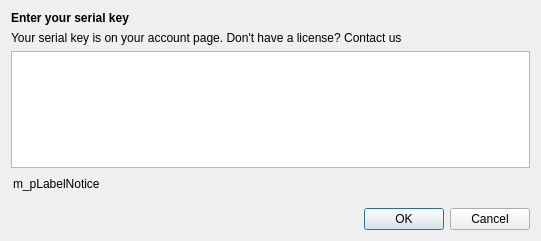
<?xml version="1.0" encoding="UTF-8"?>
<ui version="4.0">
 <class>ActivationDialog</class>
 <widget class="QDialog" name="ActivationDialog">
  <property name="geometry">
   <rect>
    <x>0</x>
    <y>0</y>
    <width>541</width>
    <height>241</height>
   </rect>
  </property>
  <property name="windowTitle">
   <string>Serial key</string>
  </property>
  <layout class="QVBoxLayout" name="verticalLayout">
   <item>
    <widget class="QLabel" name="label">
     <property name="font">
      <font>
       <bold>true</bold>
      </font>
     </property>
     <property name="text">
      <string>Enter your serial key</string>
     </property>
    </widget>
   </item>
   <item>
    <widget class="QLabel" name="label_5">
     <property name="text">
      <string>&lt;p&gt;Your serial key is on your &lt;a href=&quot;https://synergyapp.io/account?source=gui&quot; style=&quot;color:#4285f4;&quot;&gt;account&lt;/span&gt;&lt;/a&gt; page. Don't have a license? &lt;a href=&quot;https://synergyapp.io/contact?source=gui&quot; style=&quot;color:#4285f4;&quot;&gt;Contact us&lt;/span&gt;&lt;/a&gt;&lt;/p&gt;</string>
     </property>
     <property name="openExternalLinks">
      <bool>true</bool>
     </property>
    </widget>
   </item>
   <item>
    <widget class="QTextEdit" name="m_pTextEditSerialKey">
     <property name="enabled">
      <bool>true</bool>
     </property>
     <property name="tabChangesFocus">
      <bool>true</bool>
     </property>
     <property name="html">
      <string>&lt;!DOCTYPE HTML PUBLIC &quot;-//W3C//DTD HTML 4.0//EN&quot; &quot;http://www.w3.org/TR/REC-html40/strict.dtd&quot;&gt;
&lt;html&gt;&lt;head&gt;&lt;meta name=&quot;qrichtext&quot; content=&quot;1&quot; /&gt;&lt;meta charset=&quot;utf-8&quot; /&gt;&lt;style type=&quot;text/css&quot;&gt;
p, li { white-space: pre-wrap; }
hr { height: 1px; border-width: 0; }
li.unchecked::marker { content: &quot;\2610&quot;; }
li.checked::marker { content: &quot;\2612&quot;; }
&lt;/style&gt;&lt;/head&gt;&lt;body style=&quot; font-family:'Cantarell'; font-size:11pt; font-weight:400; font-style:normal;&quot;&gt;
&lt;p style=&quot;-qt-paragraph-type:empty; margin-top:0px; margin-bottom:0px; margin-left:0px; margin-right:0px; -qt-block-indent:0; text-indent:0px; font-family:'Sans'; font-size:10pt;&quot;&gt;&lt;br /&gt;&lt;/p&gt;&lt;/body&gt;&lt;/html&gt;</string>
     </property>
     <property name="acceptRichText">
      <bool>false</bool>
     </property>
    </widget>
   </item>
   <item>
    <widget class="QWidget" name="m_widgetNotice" native="true">
     <layout class="QHBoxLayout" name="horizontalLayout_5">
      <property name="leftMargin">
       <number>2</number>
      </property>
      <property name="topMargin">
       <number>0</number>
      </property>
      <property name="rightMargin">
       <number>0</number>
      </property>
      <property name="bottomMargin">
       <number>8</number>
      </property>
      <item>
       <widget class="QLabel" name="m_pLabelNotice">
        <property name="text">
         <string>m_pLabelNotice</string>
        </property>
        <property name="openExternalLinks">
         <bool>true</bool>
        </property>
       </widget>
      </item>
      <item>
       <spacer name="horizontalSpacer">
        <property name="orientation">
         <enum>Qt::Horizontal</enum>
        </property>
        <property name="sizeHint" stdset="0">
         <size>
          <width>40</width>
          <height>20</height>
         </size>
        </property>
       </spacer>
      </item>
     </layout>
    </widget>
   </item>
   <item>
    <widget class="QDialogButtonBox" name="buttonBox">
     <property name="orientation">
      <enum>Qt::Horizontal</enum>
     </property>
     <property name="standardButtons">
      <set>QDialogButtonBox::Cancel|QDialogButtonBox::Ok</set>
     </property>
    </widget>
   </item>
  </layout>
 </widget>
 <tabstops>
  <tabstop>m_pTextEditSerialKey</tabstop>
 </tabstops>
 <resources/>
 <connections>
  <connection>
   <sender>buttonBox</sender>
   <signal>accepted()</signal>
   <receiver>ActivationDialog</receiver>
   <slot>accept()</slot>
   <hints>
    <hint type="sourcelabel">
     <x>248</x>
     <y>254</y>
    </hint>
    <hint type="destinationlabel">
     <x>157</x>
     <y>274</y>
    </hint>
   </hints>
  </connection>
  <connection>
   <sender>buttonBox</sender>
   <signal>rejected()</signal>
   <receiver>ActivationDialog</receiver>
   <slot>reject()</slot>
   <hints>
    <hint type="sourcelabel">
     <x>316</x>
     <y>260</y>
    </hint>
    <hint type="destinationlabel">
     <x>286</x>
     <y>274</y>
    </hint>
   </hints>
  </connection>
 </connections>
</ui>
